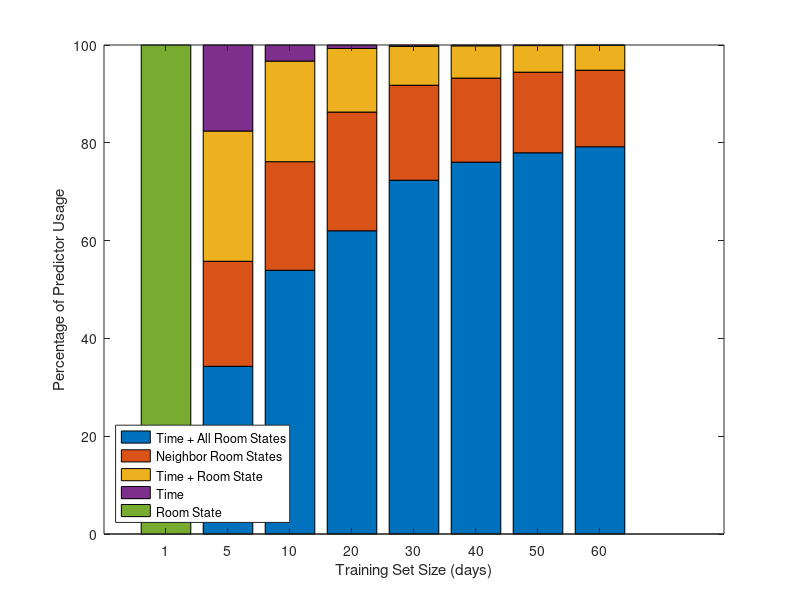

The MATLAB source for this figure:
houseA_1 = [0, 0, 0, 0, 143178];

houseA_5 = [49098, 30758, 38136, 25186, 0];

houseA_10 = [77224, 31794, 29456, 4704, 0];

houseA_20 = [88788, 34762, 18606, 1022, 0];

houseA_30 = [103586, 27818, 11340, 434, 0];

houseA_40 = [108878, 24612, 9450, 238, 0];

houseA_50 = [111622, 23604, 7784, 168, 0];

houseA_60 = [113386, 22414, 7266, 112, 0];

houseA = [houseA_1 / sum(houseA_1); houseA_5 / sum(houseA_5); houseA_10 / sum(houseA_10); houseA_20 / sum(houseA_20); houseA_30 / sum(houseA_30); houseA_40 / sum(houseA_40); houseA_50 / sum(houseA_50); houseA_60 / sum(houseA_60)] * 100;

colormap('summer')
bar(houseA, 'stacked')
legend({'Time + All Room States', 'Neighbor Room States' 'Time + Room State', 'Time', 'Room State'}, 'Location', 'SouthWest')
xlabel('Training Set Size (days)')
ylabel('Percentage of Predictor Usage')

set(gca,'XTickLabel',{'1', '5', '10', '20', '30', '40', '50', '60'})
set(gca,'YLim',[0 100])